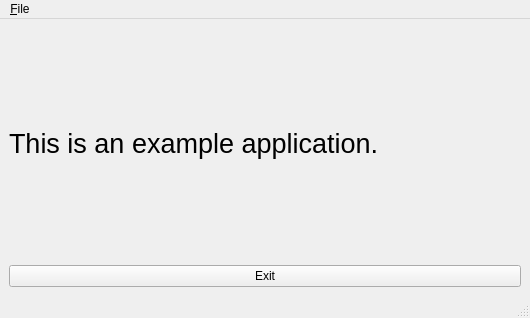
<?xml version="1.0" encoding="UTF-8"?>
<ui version="4.0">
 <class>MainWindow</class>
 <widget class="QMainWindow" name="MainWindow">
  <property name="geometry">
   <rect>
    <x>0</x>
    <y>0</y>
    <width>530</width>
    <height>318</height>
   </rect>
  </property>
  <property name="windowTitle">
   <string>MainWindow</string>
  </property>
  <widget class="QWidget" name="centralwidget">
   <layout class="QVBoxLayout" name="verticalLayout">
    <item>
     <spacer name="verticalSpacer">
      <property name="orientation">
       <enum>Qt::Vertical</enum>
      </property>
      <property name="sizeHint" stdset="0">
       <size>
        <width>20</width>
        <height>16</height>
       </size>
      </property>
     </spacer>
    </item>
    <item>
     <widget class="QLabel" name="label">
      <property name="font">
       <font>
        <pointsize>20</pointsize>
       </font>
      </property>
      <property name="text">
       <string>This is an example application.</string>
      </property>
     </widget>
    </item>
    <item>
     <spacer name="verticalSpacer_2">
      <property name="orientation">
       <enum>Qt::Vertical</enum>
      </property>
      <property name="sizeHint" stdset="0">
       <size>
        <width>20</width>
        <height>17</height>
       </size>
      </property>
     </spacer>
    </item>
    <item>
     <widget class="QPushButton" name="pushButton">
      <property name="text">
       <string>Exit</string>
      </property>
     </widget>
    </item>
   </layout>
  </widget>
  <widget class="QMenuBar" name="menubar">
   <property name="geometry">
    <rect>
     <x>0</x>
     <y>0</y>
     <width>530</width>
     <height>25</height>
    </rect>
   </property>
   <widget class="QMenu" name="menuFile">
    <property name="title">
     <string>&amp;File</string>
    </property>
    <addaction name="actionE_xit"/>
   </widget>
   <addaction name="menuFile"/>
  </widget>
  <widget class="QStatusBar" name="statusbar"/>
  <action name="actionE_xit">
   <property name="text">
    <string>E&amp;xit</string>
   </property>
   <property name="shortcut">
    <string>Ctrl+Q</string>
   </property>
  </action>
 </widget>
 <resources/>
 <connections>
  <connection>
   <sender>pushButton</sender>
   <signal>clicked()</signal>
   <receiver>MainWindow</receiver>
   <slot>close()</slot>
   <hints>
    <hint type="sourcelabel">
     <x>290</x>
     <y>264</y>
    </hint>
    <hint type="destinationlabel">
     <x>252</x>
     <y>196</y>
    </hint>
   </hints>
  </connection>
  <connection>
   <sender>actionE_xit</sender>
   <signal>triggered()</signal>
   <receiver>MainWindow</receiver>
   <slot>close()</slot>
   <hints>
    <hint type="sourcelabel">
     <x>-1</x>
     <y>-1</y>
    </hint>
    <hint type="destinationlabel">
     <x>394</x>
     <y>152</y>
    </hint>
   </hints>
  </connection>
 </connections>
</ui>
